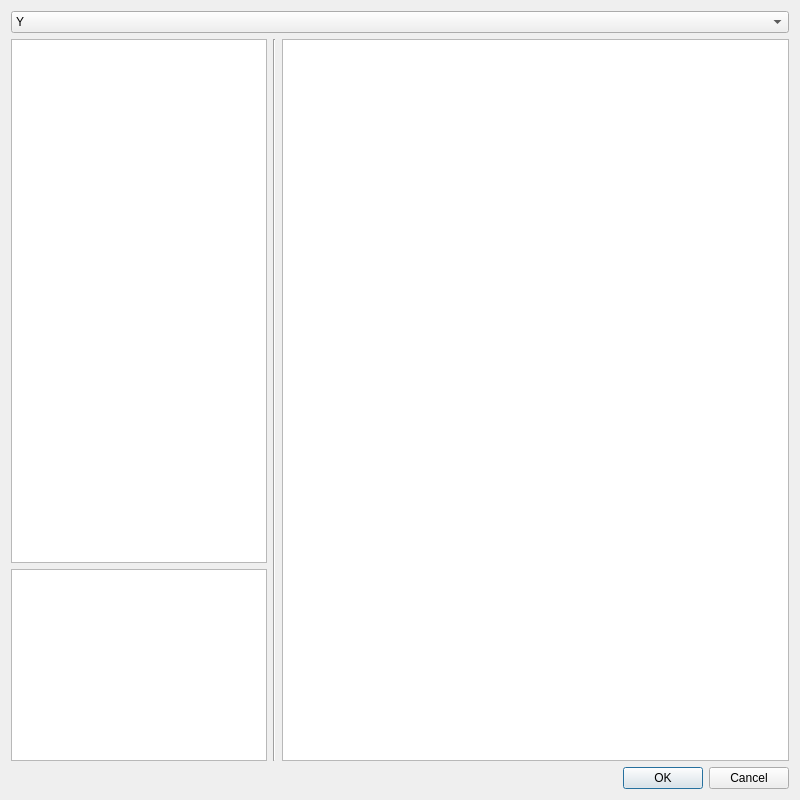
<?xml version="1.0" encoding="UTF-8"?>
<ui version="4.0">
 <class>MarkupDialog</class>
 <widget class="QDialog" name="MarkupDialog">
  <property name="geometry">
   <rect>
    <x>0</x>
    <y>0</y>
    <width>800</width>
    <height>800</height>
   </rect>
  </property>
  <property name="windowTitle">
   <string>Dialog</string>
  </property>
  <property name="modal">
   <bool>true</bool>
  </property>
  <layout class="QVBoxLayout" name="verticalLayout_2">
   <item>
    <widget class="QComboBox" name="pointsBox">
     <item>
      <property name="text">
       <string>Y</string>
      </property>
     </item>
     <item>
      <property name="text">
       <string>X</string>
      </property>
     </item>
     <item>
      <property name="text">
       <string>Z</string>
      </property>
     </item>
     <item>
      <property name="text">
       <string>G</string>
      </property>
     </item>
     <item>
      <property name="text">
       <string>H</string>
      </property>
     </item>
     <item>
      <property name="text">
       <string>B</string>
      </property>
     </item>
     <item>
      <property name="text">
       <string>F</string>
      </property>
     </item>
     <item>
      <property name="text">
       <string>A</string>
      </property>
     </item>
     <item>
      <property name="text">
       <string>D</string>
      </property>
     </item>
     <item>
      <property name="text">
       <string>E</string>
      </property>
     </item>
     <item>
      <property name="text">
       <string>L</string>
      </property>
     </item>
     <item>
      <property name="text">
       <string>M</string>
      </property>
     </item>
     <item>
      <property name="text">
       <string>N</string>
      </property>
     </item>
    </widget>
   </item>
   <item>
    <layout class="QHBoxLayout" name="horizontalLayout">
     <item>
      <layout class="QVBoxLayout" name="verticalLayout">
       <item>
        <widget class="QGraphicsView" name="schemeView">
         <property name="sizePolicy">
          <sizepolicy hsizetype="Expanding" vsizetype="Expanding">
           <horstretch>0</horstretch>
           <verstretch>1</verstretch>
          </sizepolicy>
         </property>
         <property name="interactive">
          <bool>false</bool>
         </property>
        </widget>
       </item>
       <item>
        <widget class="QTextEdit" name="parametersDisplay">
         <property name="sizePolicy">
          <sizepolicy hsizetype="Expanding" vsizetype="Expanding">
           <horstretch>0</horstretch>
           <verstretch>0</verstretch>
          </sizepolicy>
         </property>
         <property name="readOnly">
          <bool>true</bool>
         </property>
        </widget>
       </item>
      </layout>
     </item>
     <item>
      <widget class="Line" name="line">
       <property name="orientation">
        <enum>Qt::Vertical</enum>
       </property>
      </widget>
     </item>
     <item>
      <widget class="QGraphicsView" name="markupView">
       <property name="sizePolicy">
        <sizepolicy hsizetype="Expanding" vsizetype="Expanding">
         <horstretch>1</horstretch>
         <verstretch>0</verstretch>
        </sizepolicy>
       </property>
       <property name="cursor" stdset="0">
        <cursorShape>CrossCursor</cursorShape>
       </property>
      </widget>
     </item>
    </layout>
   </item>
   <item>
    <widget class="QDialogButtonBox" name="buttonBox">
     <property name="orientation">
      <enum>Qt::Horizontal</enum>
     </property>
     <property name="standardButtons">
      <set>QDialogButtonBox::Cancel|QDialogButtonBox::Ok</set>
     </property>
    </widget>
   </item>
  </layout>
 </widget>
 <resources/>
 <connections>
  <connection>
   <sender>buttonBox</sender>
   <signal>accepted()</signal>
   <receiver>MarkupDialog</receiver>
   <slot>accept()</slot>
   <hints>
    <hint type="sourcelabel">
     <x>248</x>
     <y>254</y>
    </hint>
    <hint type="destinationlabel">
     <x>157</x>
     <y>274</y>
    </hint>
   </hints>
  </connection>
  <connection>
   <sender>buttonBox</sender>
   <signal>rejected()</signal>
   <receiver>MarkupDialog</receiver>
   <slot>reject()</slot>
   <hints>
    <hint type="sourcelabel">
     <x>316</x>
     <y>260</y>
    </hint>
    <hint type="destinationlabel">
     <x>286</x>
     <y>274</y>
    </hint>
   </hints>
  </connection>
 </connections>
</ui>
